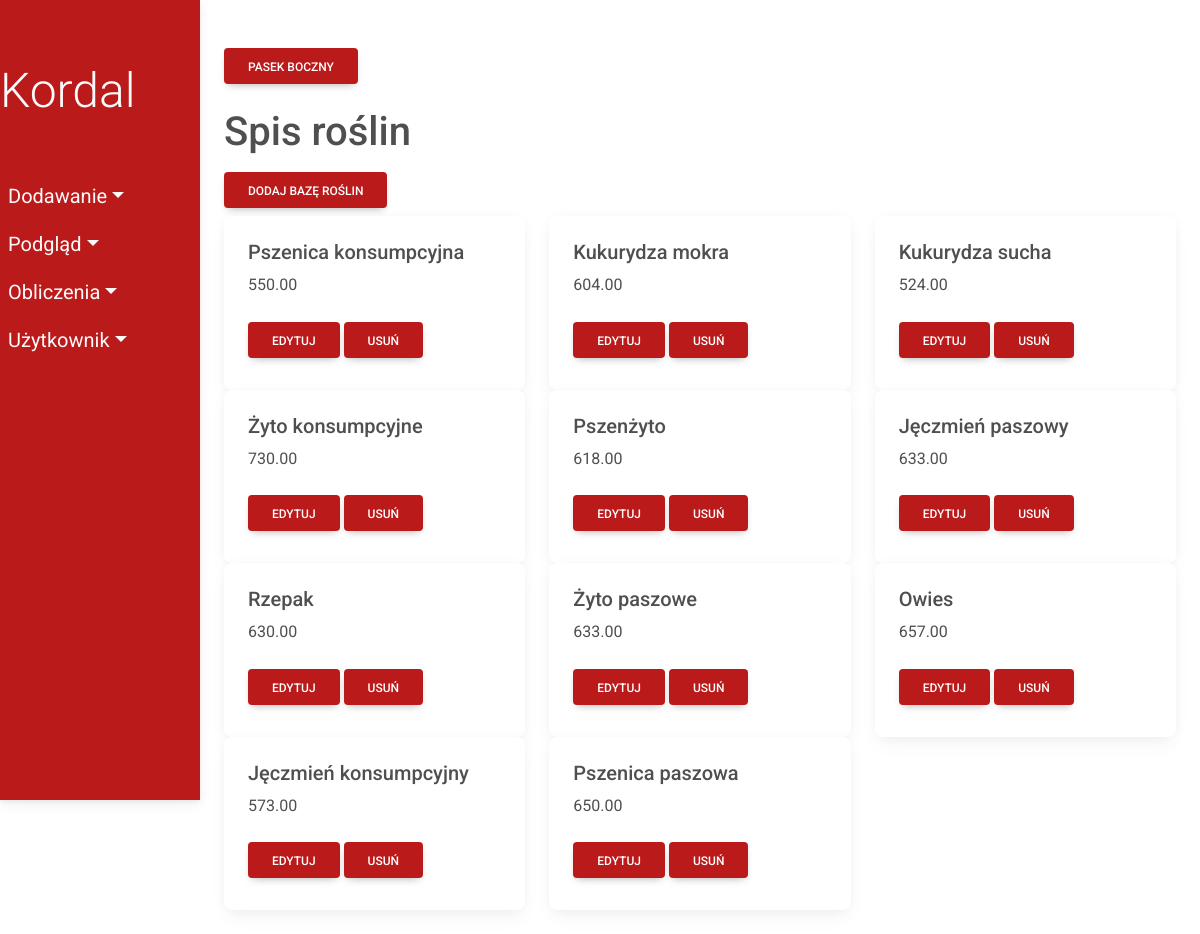
The page /plants/ on the database its author committed.
### fields/models.py (models this page shows, shortened)
class Plant(models.Model):
    plant_name = models.CharField(max_length=50)
    seed_price = models.DecimalField(max_digits=10, decimal_places=2)
    class Meta:
        db_table = 'Plant'

### fields/views/viewsPlant.py (the view)
# urls.py: path('plants/', viewsPlant.show_plants,
def show_plants(request):
    plants = Plant.objects.all()
    return render(request, 'fields/show/plant.html', {'plants': plants})

### fields/templates/fields/show/plant.html
{% extends 'fields/index.html' %}
      {% block content %}
      <h1>Spis roślin</h1>
      <a href="{% url 'add-plants-auto' %}" class="btn my-2 menu-btn">Dodaj bazę roślin</a>
      <div class="row">
        {% for plant in plants %}
        <div class="col-sm-4">
          <div class="card">
            <div class="card-body">
              <h5 class="card-title">{{ plant.plant_name}}</h5>
              <p class="card-text">{{ plant.seed_price}}</p>
              <a href="update/{{plant.id}}" class="btn my-2 menu-btn">Edytuj</a>
              <a href="delete/{{plant.id}}" class="btn my-2 menu-btn">Usuń</a>
            </div>
          </div>
        </div>
        {% endfor %}
      </div>
    {% endblock %}

### fields/static/css/style.css (style rules this page uses)
* { margin: 0; padding: 0; box-sizing: border-box; }
:root { --nav-bg: #bb1a1a; --dropdown-bg: #cc2b2b }
body { min-height: 100vh; background-color: #fff; }
.menu-btn { background-color: var(--nav-bg); color:#fff }

### rows shown on the page
Plant: plant_name "Pszenica konsumpcyjna", seed_price "550.00"
Plant: plant_name "Kukurydza mokra", seed_price "604.00"
Plant: plant_name "Kukurydza sucha", seed_price "524.00"
Plant: plant_name "Żyto konsumpcyjne", seed_price "730.00"
Plant: plant_name "Pszenżyto", seed_price "618.00"
Plant: plant_name "Jęczmień paszowy", seed_price "633.00"
Plant: plant_name "Rzepak", seed_price "630.00"
Plant: plant_name "Żyto paszowe", seed_price "633.00"
Plant: plant_name "Owies", seed_price "657.00"
Plant: plant_name "Jęczmień konsumpcyjny", seed_price "573.00"
Plant: plant_name "Pszenica paszowa", seed_price "650.00"
